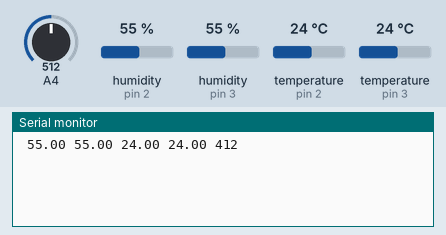
Recording of a sketch running on a simulated Arduino Uno, built with avr-gcc and run on an emulated ATmega328P. Parts: the last lines printed to the serial monitor. Inputs (shaded band) come from the test bench; at power-on: humidity (sensors on pin 2, pin 3) 55 %, A4 = 512, temperature (sensors on pin 2, pin 3) 24 °C.

Above: at 3.8 s.
3.9 s: humidity (sensor on pin 2) set to 22 %
5.4 s: humidity (sensor on pin 3) set to 22 %
At 6.7 s:
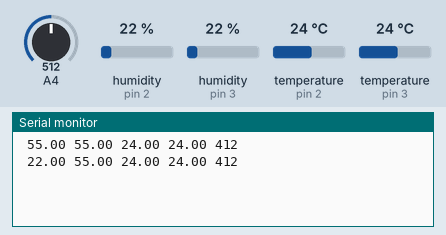
6.9 s: A4 set to 716
8.4 s: temperature (sensor on pin 2) set to 12 °C
At 9.8 s:
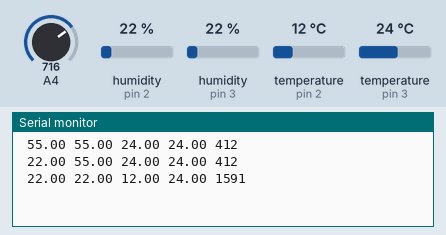
9.9 s: temperature (sensor on pin 3) set to 12 °C
11.4 s: A4 set to 992
At 13.7 s:
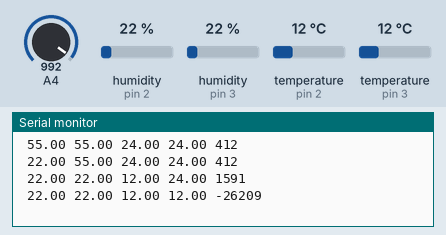
Timing chart, 0 to 13.9 s (numbered marks = the images above; inputs shaded):
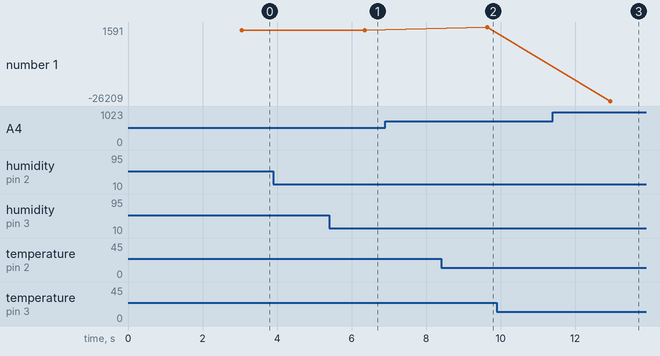

The sketch:

Arduino_project.ino
```cpp
#include "DHT.h"
#define DHTPIN 2
#define DHTPIN_2 3
#define DHTTYPE DHT11
#define MQ_PIN (4)
#define RL_VALUE                     (10)
#define RO_CLEAN_AIR_FACTOR          (9.21)
#define CALIBARAION_SAMPLE_TIMES     (50)
#define CALIBRATION_SAMPLE_INTERVAL  (500)
#define READ_SAMPLE_INTERVAL         (50)
#define READ_SAMPLE_TIMES            (5)
#define GAS_H2                      (0)
float H2Curve[3]  =  {2.3, 0.93,-1.44};
float Ro = 6.20;
DHT dht(DHTPIN, DHTTYPE);
DHT dht_2(DHTPIN_2,DHTTYPE);

void setup() {
  Serial.begin(9600);
  dht.begin();
  dht_2.begin();
  //Serial.print("Hello");
}

void loop() {

  delay(2000);
  float h = dht.readHumidity();
  float h_2 = dht_2.readHumidity();

  float t = dht.readTemperature();
  float t_2 = dht_2.readTemperature();

  float f = dht.readTemperature(true);
  float f_2 = dht_2.readTemperature(true);

  if (isnan(h) || isnan(t) || isnan(f)) {
    Serial.println(F("Failed to read from DHT sensor!"));
    return;

  }

  if (isnan(h_2) || isnan(t_2) || isnan(f_2)) {
    Serial.println(F("Failed to read from DHT sensor!"));
    return;
  }


  float hif = dht.computeHeatIndex(f, h);
  float hif_2 = dht.computeHeatIndex(f_2, h_2);

  float hic = dht.computeHeatIndex(t, h, false);
  float hic_2 = dht.computeHeatIndex(t_2, h_2, false);
  delay(1000);

  Serial.print(" ");
  Serial.print(h);
  Serial.print(" ");
  Serial.print(h_2);
  Serial.print(" ");
  Serial.print(t);
  Serial.print(" ");
  Serial.print(t_2);
  Serial.print(" ");
  Serial.print(MQGetGasPercentage(MQRead(MQ_PIN)/Ro,GAS_H2) );

  Serial.print("\n");

}

float MQResistanceCalculation(int raw_adc) {
  return ( ((float)RL_VALUE*(1023-raw_adc)/raw_adc));
}

float MQCalibration(int mq_pin) {
  int i;
  float val=0;

  for (i=0;i<CALIBARAION_SAMPLE_TIMES;i++) {            //take multiple samples
    val += MQResistanceCalculation(analogRead(mq_pin));
    delay(CALIBRATION_SAMPLE_INTERVAL);
  }
  val = val/CALIBARAION_SAMPLE_TIMES;                   //calculate the average value

  val = val/RO_CLEAN_AIR_FACTOR;                        //divided by RO_CLEAN_AIR_FACTOR yields the Ro
                                                        //according to the chart in the datasheet

  return val;
}

float MQRead(int mq_pin) {
  int i;
  float rs=0;

  for (i=0;i<READ_SAMPLE_TIMES;i++) {
    rs += MQResistanceCalculation(analogRead(mq_pin));
    delay(READ_SAMPLE_INTERVAL);
  }

  rs = rs/READ_SAMPLE_TIMES;

  return rs;
}

int MQGetGasPercentage(float rs_ro_ratio, int gas_id) {
  if ( gas_id == GAS_H2) {
     return MQGetPercentage(rs_ro_ratio,H2Curve);
  }
  return 0;
}

int  MQGetPercentage(float rs_ro_ratio, float *pcurve) {
  return (pow(10,( ((log(rs_ro_ratio)-pcurve[1])/pcurve[2]) + pcurve[0])));
}
```

Measured:
- after the input at 8.4 s, the serial monitor: prints a new line after 1.2 s (image 2)
- after the input at 11.4 s, the serial monitor: prints a new line after 1.5 s (image 3)
- plotted number 1: 412 → 1591 after the input at 8.4 s, 1591 → -26209 after the input at 11.4 s
